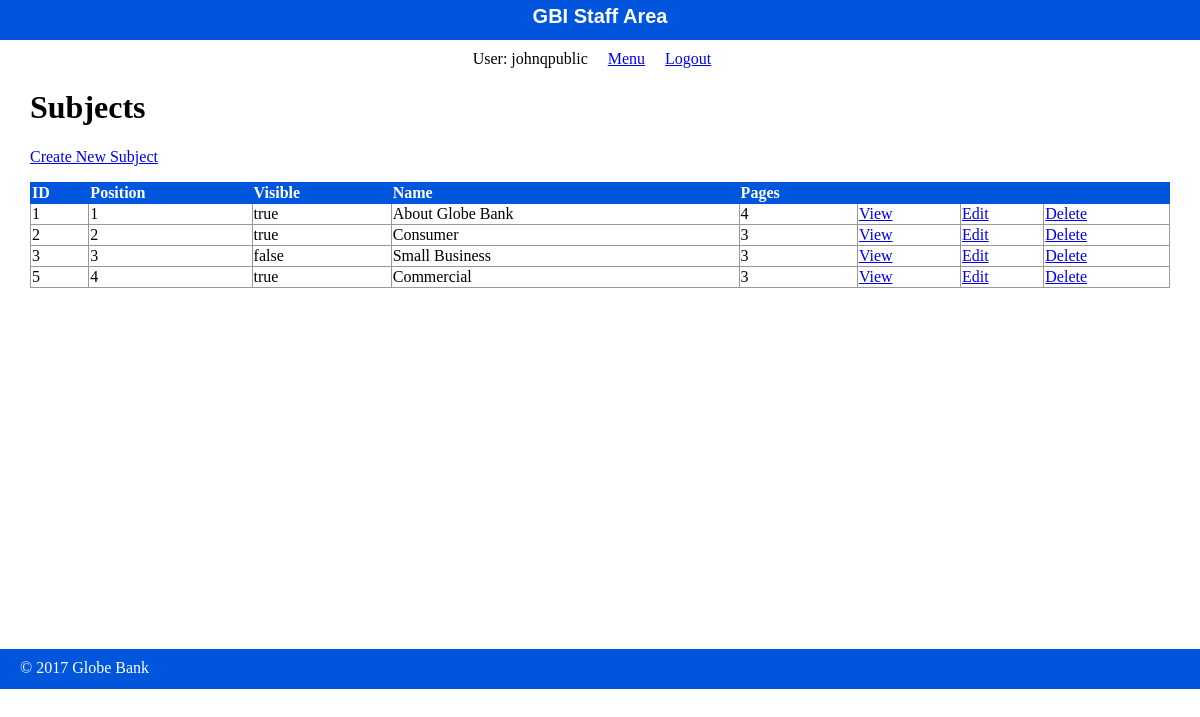
The page /staff/subjects/index.php (signed in) on the database its author committed.
### tables this page shows
CREATE TABLE `subjects` (
  `id` int(11) NOT NULL AUTO_INCREMENT,
  `menu_name` varchar(255) DEFAULT NULL,
  `position` int(3) DEFAULT NULL,
  `visible` tinyint(1) DEFAULT NULL,
  PRIMARY KEY (`id`)
);

### private/functions.php (called while the page is built, shortened)
<?php
function url_for($script_path) {
  return WWW_ROOT . $script_path;
}
function u($string="") {
  return urlencode($string);
}
function h($string="") {
  return htmlspecialchars($string);
}
?>

### private/query_functions.php (called while the page is built, shortened)
<?php
  function find_all_subjects($options=[]) {
    global $db;
    $visible = $options['visible'] ?? false;
    $sql = "SELECT * FROM subjects ";
    $sql .= "ORDER BY position ASC";
    $result = mysqli_query($db, $sql);
    return $result;
  }
  function count_pages_by_subject_id($subject_id, $options=[]) {
    global $db;
    $visible = $options['visible'] ?? false;
    $sql = "SELECT COUNT(id) FROM pages ";
    $sql .= "WHERE subject_id='" . db_escape($db, $subject_id) . "' ";
    $sql .= "ORDER BY position ASC";
    $result = mysqli_query($db, $sql);
    $row = mysqli_fetch_row($result);
    $count = $row[0];
    return $count;
  }
?>

### private/database.php (called while the page is built, shortened)
<?php
  function db_escape($connection, $string) {
    return mysqli_real_escape_string($connection, $string);
  }
?>

### public/staff/subjects/index.php (the view, shortened to what this page needs)
<?php
  $subject_set = find_all_subjects();
?>
<?php include(SHARED_PATH . '/staff_header.php'); ?>
<div id="content">
  <div class="subjects listing">
    <h1>Subjects</h1>
    <div class="actions">
      <a class="action" href="<?php echo url_for('/staff/subjects/new.php'); ?>">Create New Subject</a>
    </div>
  	<table class="list">
  	  <tr>
        <th>ID</th>
        <th>Position</th>
        <th>Visible</th>
  	    <th>Name</th>
        <th>Pages</th>
  	    <th>&nbsp;</th>
  	    <th>&nbsp;</th>
        <th>&nbsp;</th>
  	  </tr>
      <?php while($subject = mysqli_fetch_assoc($subject_set)) { ?>
        <?php $page_count = count_pages_by_subject_id($subject['id']); ?>
        <tr>
          <td><?php echo h($subject['id']); ?></td>
          <td><?php echo h($subject['position']); ?></td>
          <td><?php echo $subject['visible'] == 1 ? 'true' : 'false'; ?></td>
    	    <td><?php echo h($subject['menu_name']); ?></td>
          <td><?php echo $page_count; ?></td>
          <td><a class="action" href="<?php echo url_for('/staff/subjects/show.php?id=' . h(u($subject['id']))); ?>">View</a></td>
          <td><a class="action" href="<?php echo url_for('/staff/subjects/edit.php?id=' . h(u($subject['id']))); ?>">Edit</a></td>
          <td><a class="action" href="<?php echo url_for('/staff/subjects/delete.php?id=' . h(u($subject['id']))); ?>">Delete</a></td>
    	  </tr>
      <?php } ?>
  	</table>
  </div>
</div>
<?php include(SHARED_PATH . '/staff_footer.php'); ?>

### public/stylesheets/staff.css (style rules this page uses)
body { height: 980px; margin: 0; padding: 0; }
#content { min-height: 70vh; padding: 0 30px; }
.actions { margin-bottom: 1em; }
table { border-collapse: collapse; vertical-align: top; }
table.list { width: 100%; }
table.list tr td { border: 1px solid #999999; }
table.list tr th { border: 1px solid #0055DD; background: #0055DD; color: white; text-align: left; }

### rows shown on the page
subjects: id "1", position "1", visible "true", menu_name "About Globe Bank", page_count "4"
subjects: id "2", position "2", visible "true", menu_name "Consumer", page_count "3"
subjects: id "3", position "3", visible "false", menu_name "Small Business"
subjects: id "5", position "4", visible "true", menu_name "Commercial", page_count "3"

### other values the page prints
$_SESSION['username'] "johnqpublic"
